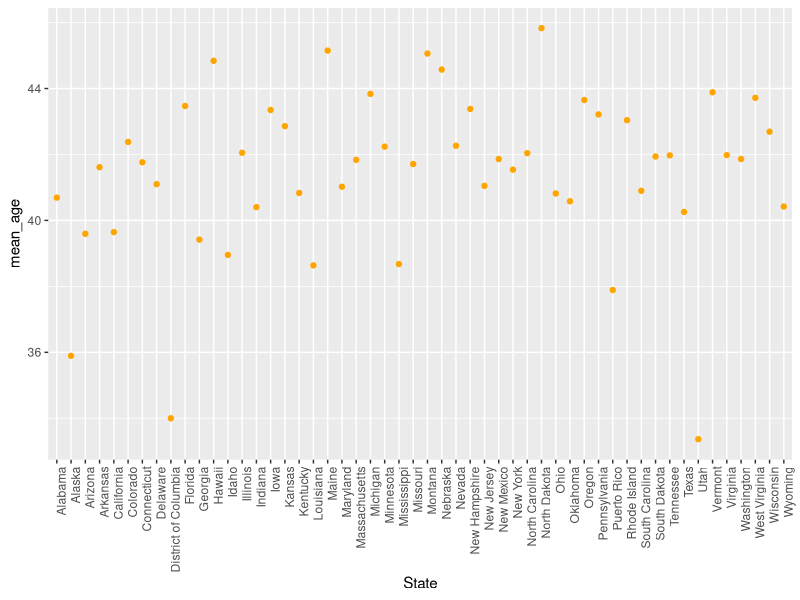
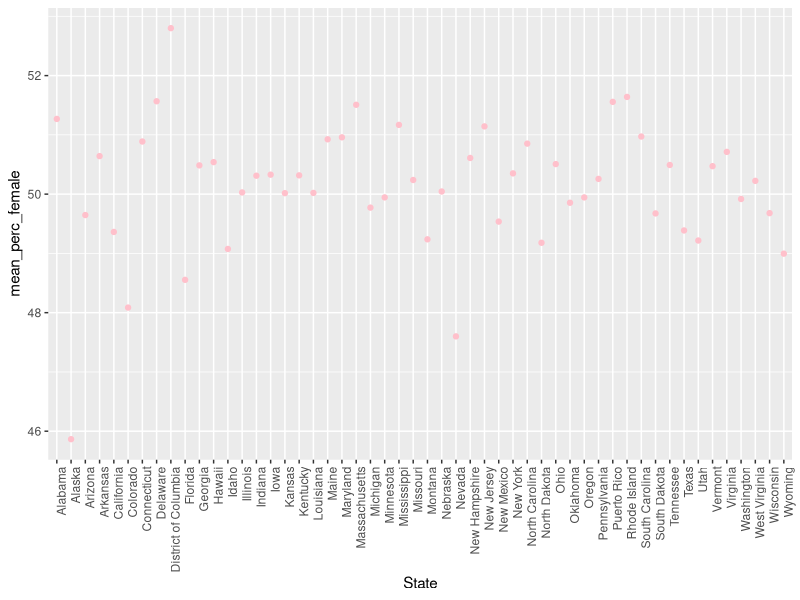
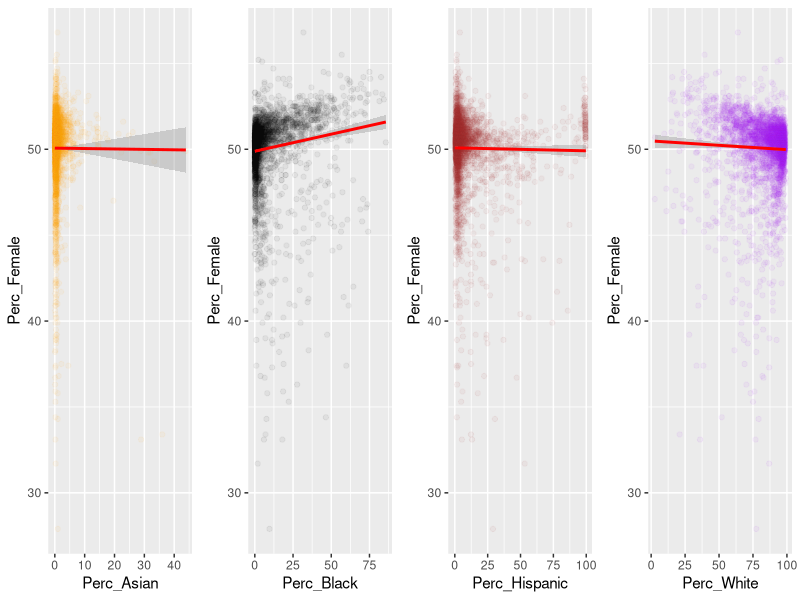
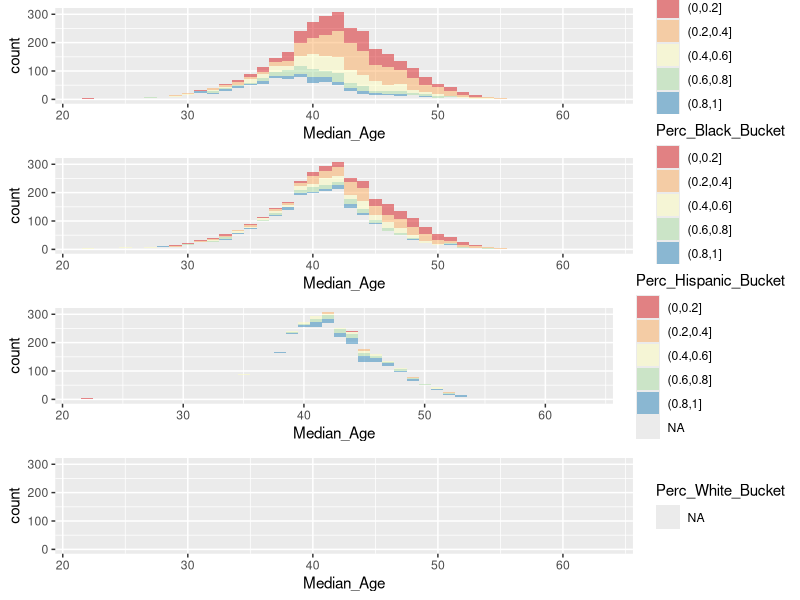

These charts were generated, in order, by the following R code:
## ---- chunk 1
library(ggplot2)
library(dplyr)
library(tidyr)
library(gridExtra)
## ---- chunk 2
knitr::opts_chunk$set(echo=FALSE, warning=FALSE, message=FALSE)
## ---- chunk 3
county_statistics <- read.csv('County_Statistics.csv', 
                              header = T, 
                              row.names = 1, 
                              check.names = F)

names(county_statistics)
## ---- chunk 4
library(dplyr)
statistics_by_state <- group_by(county_statistics, 
                                State)
age_mp_by_state <- summarise(statistics_by_state, 
                             mean_age = mean(Median_Age))

ggplot(data = age_mp_by_state,
       aes(x = State, 
           y = mean_age)) +
  geom_point(stat = 'summary',
             fun.y = "mean",
             colour = 'orange') +
  theme(axis.text.x = element_text(angle = 90, hjust = 1))
## ---- chunk 5
names(statistics_by_state)
ratio_mp_by_state <- summarise(statistics_by_state, 
                                    mean_perc_female = mean(Perc_Female))

ggplot(data = ratio_mp_by_state,
       aes(x = State,
           y = mean_perc_female)) +
  geom_point(stat = 'summary',
             fun.y = "mean",
             colour = 'pink') +
  theme(axis.text.x = element_text(angle = 90, hjust = 1))
## ---- chunk 6
gender_asian_plot <- ggplot(data = county_statistics,
                            aes(x = Perc_Asian,
                                y = Perc_Female)) +
  geom_point(alpha = 1/20,
             color = 'orange') +
  geom_smooth(method = 'lm',
              color = 'red')

gender_black_plot <- ggplot(data = county_statistics, 
                            aes(x = Perc_Black, 
                                y = Perc_Female)) +
  geom_point(alpha = 1/20,
             color = 'black') +
  geom_smooth(method = 'lm',
              color = 'red')

gender_hispanic_plot <- ggplot(data = county_statistics,
                               aes(x = Perc_Hispanic,
                                   y = Perc_Female)) +
  geom_point(alpha = 1/20,
             color = 'brown') +
  geom_smooth(method = 'lm',
              color = 'red')

gender_white_plot <- ggplot(data = county_statistics,
                            aes(x = Perc_White, 
                                y = Perc_Female)) +
  geom_point(alpha = 1/20,
             color = 'Purple') +
  geom_smooth(method = 'lm',
              color = 'red')

grid.arrange(gender_asian_plot, 
             gender_black_plot, 
             gender_hispanic_plot, 
             gender_white_plot,
             ncol = 4)
## ---- chunk 7
county_statistics$Perc_Black_Bucket <- cut(county_statistics$Perc_Black,
                                   c(0,.2, .4, .6, .8, 1))

age_black_plot <- ggplot(data = county_statistics,
                         aes(x = Median_Age)) +
  geom_histogram(alpha = .5,
                 binwidth = 1,
                 aes(fill = Perc_Black_Bucket)) +
  scale_fill_brewer(palette = "Spectral")


county_statistics$Perc_White_Bucket <- cut(county_statistics$Perc_White,
                                   c(0,.2, .4, .6, .8, 1))

age_white_plot <- ggplot(data = county_statistics,
                         aes(x = Median_Age)) +
  geom_histogram(alpha = .5,
                 binwidth = 1,
                 aes(fill = Perc_White_Bucket)) +
  scale_fill_brewer(palette = "Spectral")


county_statistics$Perc_Hispanic_Bucket <- cut(county_statistics$Perc_Hispanic,
                                   c(0,.2, .4, .6, .8, 1))

age_hispanic_plot <- ggplot(data = county_statistics,
                            aes(x = Median_Age)) +
  geom_histogram(alpha = .5,
                 binwidth = 1,
                 aes(fill = Perc_Hispanic_Bucket)) +
  scale_fill_brewer(palette = "Spectral")


county_statistics$Perc_Asian_Bucket <- cut(county_statistics$Perc_Asian,
                                           c(0,.2, .4, .6, .8, 1))

age_asian_plot <- ggplot(data = county_statistics,
       aes(x = Median_Age)) +
  geom_histogram(alpha = .5,
                 binwidth = 1,
                 aes(fill = Perc_Asian_Bucket)) +
  scale_fill_brewer(palette = "Spectral")

grid.arrange(age_asian_plot, 
             age_black_plot, 
             age_hispanic_plot, 
             age_white_plot,
             ncol = 1)
